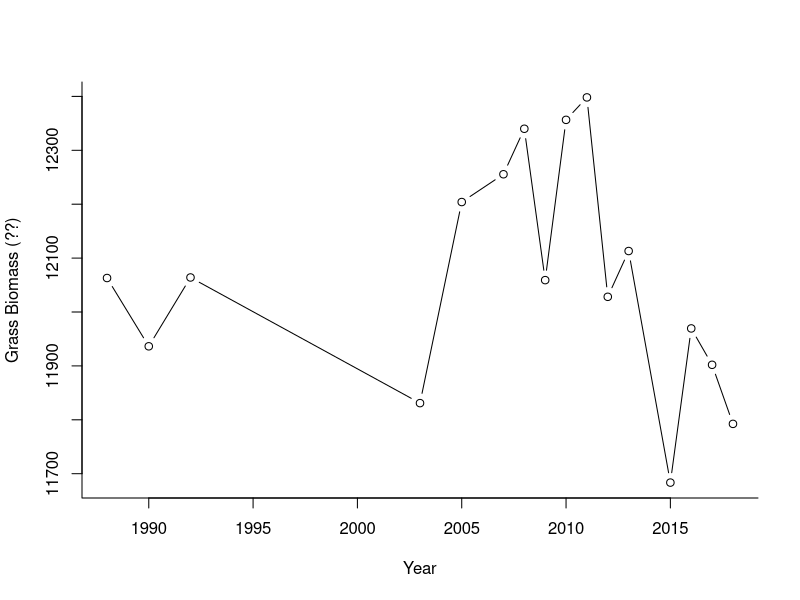
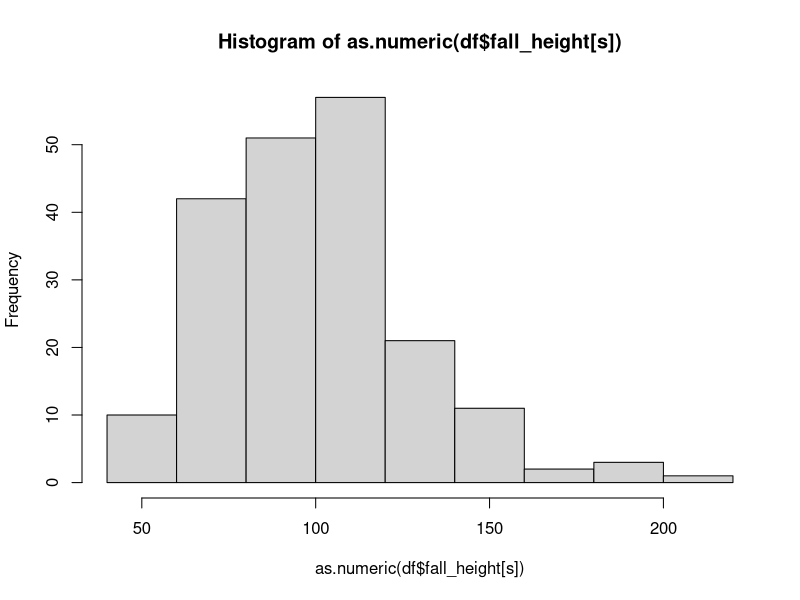
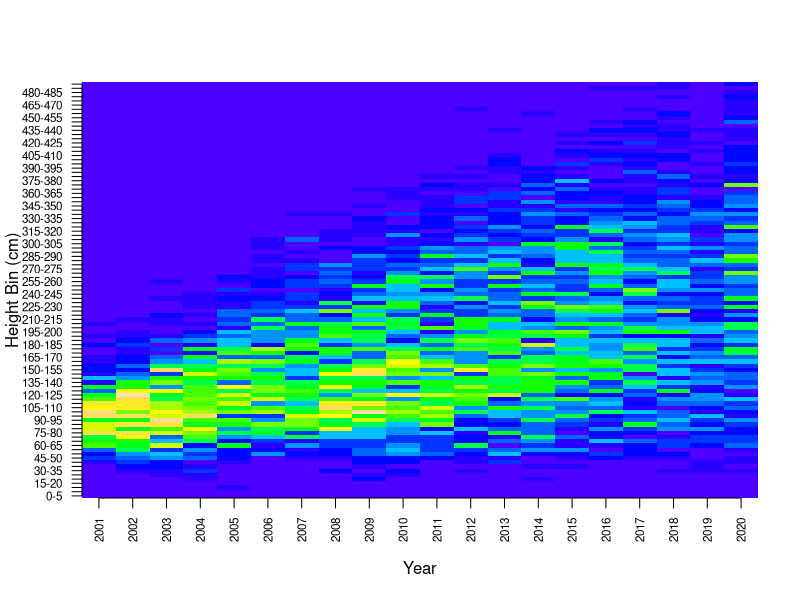
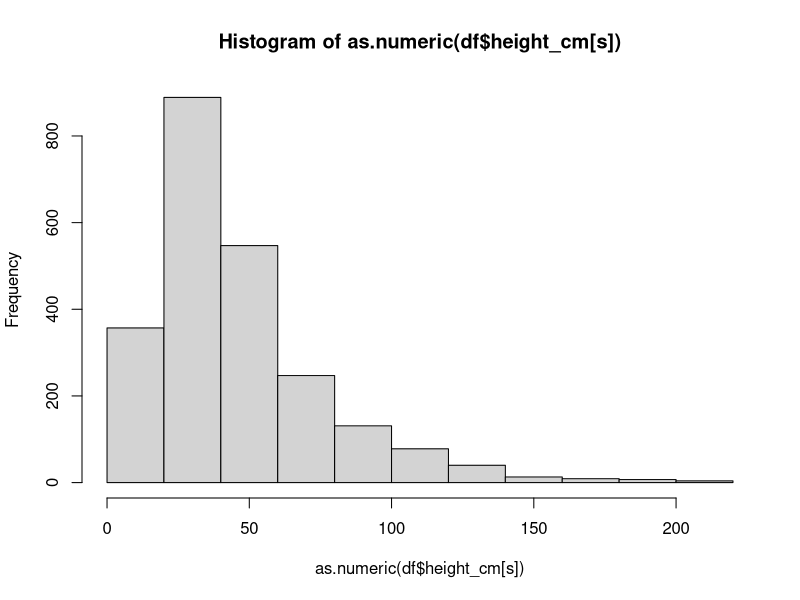
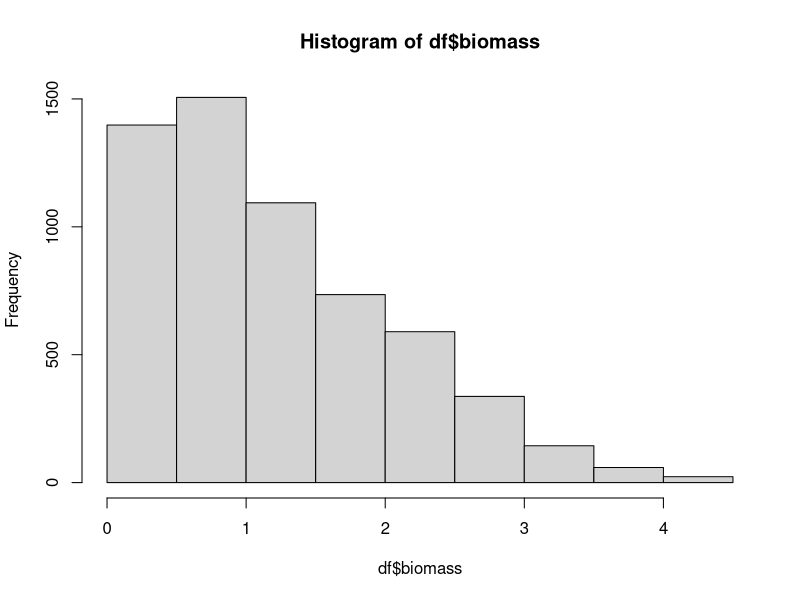
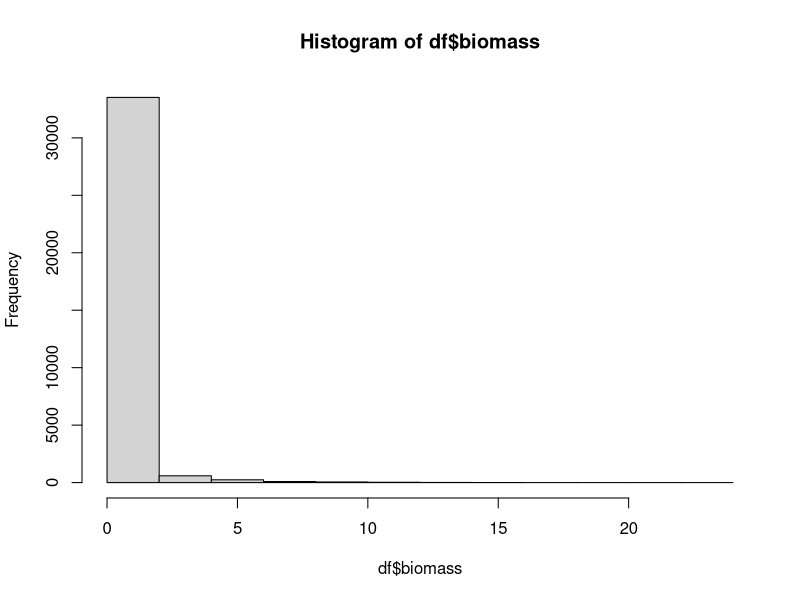
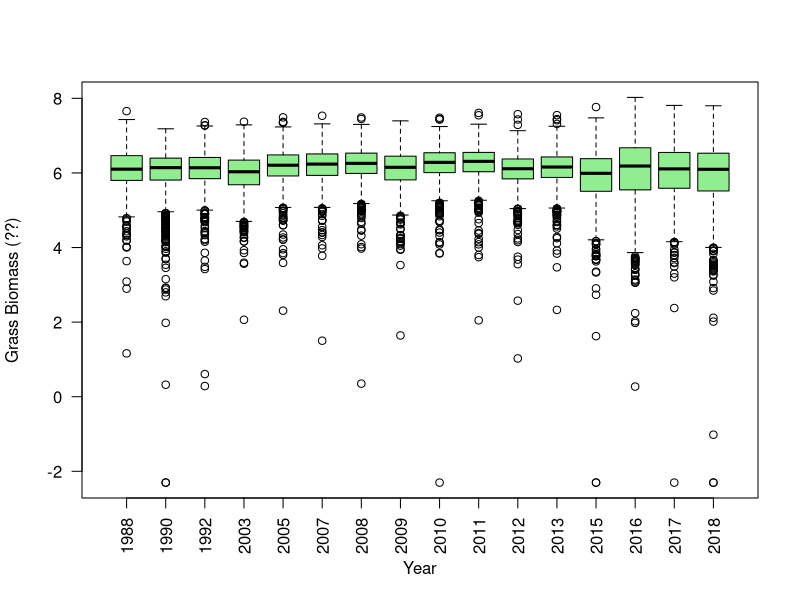
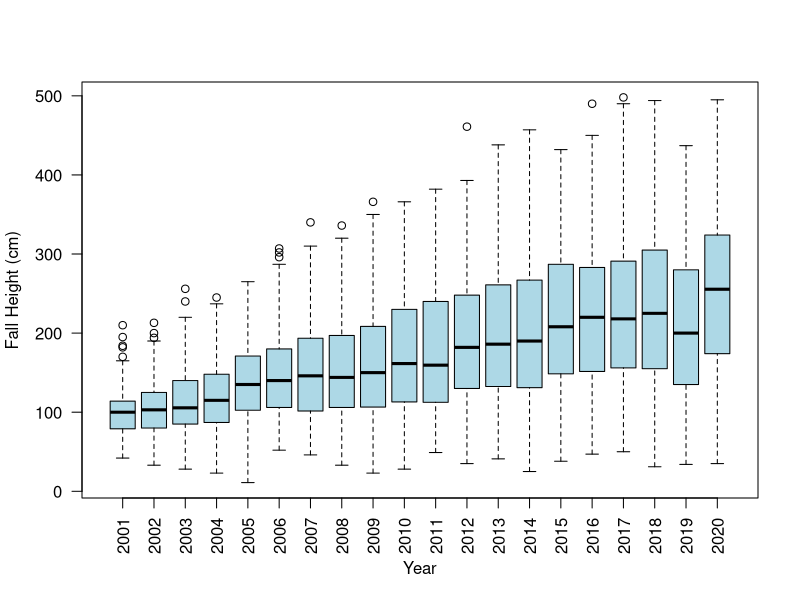

Generate these figures, in order, with R: (Note: this script raises an error after producing the figures.)
##############
## INITIATE ##
##############

## Load packages
library(readxl)

## Script label
SCRIPT_LABEL = "A1"
FIG_RES = 300
FIG_WID = 6
FIG_HEI = 6
SAVE_FIG = T
START_YEAR = 1996

## Graphical parameters
par(bty='l')

#
###

######################################
## FORMAT GRASS BIOMASS TIME SERIES ##
######################################

## LOAD AND CHECK

## Load a specific sheet by name
df = data.frame(read_excel("data/master-v2025-05-15-17-06.xlsx", sheet = "grass-biomass"))

# Ensure correct data types
df$year <- as.factor(df$year)
df$biomass <- as.numeric(df$biomass)

## FIGURE
file_name = paste("A1-outputs/", SCRIPT_LABEL, "-fig-grass-biomass-time-series.png", sep="")
if (SAVE_FIG) png(file_name, width=FIG_WID, height=FIG_HEI, res=FIG_RES, units="in")
boxplot(biomass ~ year, data = df,
        xlab = "Year",
        ylab = "Grass Biomass (??)",
        las = 2,         # Rotate x-axis labels
        col = "lightgreen")
if (SAVE_FIG) dev.off()

## SUM FOR EACH YEAR

## Information
length(unique(df$cell)) # 1978 pixels
length(unique(df$year)) # 16 years

## Ensure correct data types
df$year <- as.numeric(as.character(df$year))
head(df$year)

## Compute biomass time series across all cells for each year
biomass_sum_by_year = aggregate(biomass ~ year, data = df, sum)

## Plot
plot(biomass_sum_by_year$year, biomass_sum_by_year$biomass, type='b', xlab='Year', ylab='Grass Biomass (??)', bty='l')

#
###

######################################
## FORMAT WILLOW HEIGHT TIME SERIES ##
######################################

## LOAD AND CHECK DATA

## Load a specific sheet by name
df = data.frame(read_excel("data/master-v2025-05-15-17-06.xlsx", sheet = "willow-heights"))

## Check data
head(df)

## Visualise distribution for single year
s = (df$year == "2001")
length(s)
hist(as.numeric(df$fall_height[s]))

# Ensure year is treated as a factor or sorted
df$year <- as.factor(df$year)

# Convert fall_height to numeric in case it's not already
df$fall_height <- as.numeric(df$fall_height)

## FIGURE
file_name = paste("A1-outputs/", SCRIPT_LABEL, "-fig-willow-height-time-series.png", sep="")
if (SAVE_FIG) png(file_name, width=FIG_WID, height=FIG_HEI, res=FIG_RES, units="in")
boxplot(fall_height ~ year, data = df,
        xlab = "Year",
        ylab = "Fall Height (cm)",
        # main = "Time Series of Willow Fall Heights",
        las = 2,         # Rotate x-axis labels for readability
        col = "lightblue")
if (SAVE_FIG) dev.off()

## COMPUTE DISTRIBUTION TIME SERIES

# Ensure numeric
df$fall_height <- as.numeric(df$fall_height)
df$year <- as.character(df$year)

# Define height bins
bins <- seq(0, ceiling(max(df$fall_height, na.rm = TRUE)), by = 5)
bin_labels <- paste(head(bins, -1), bins[-1], sep = "-")
years <- sort(unique(df$year))

# Build count matrix
mat <- sapply(years, function(y) {
  h <- df$fall_height[df$year == y]
  tab <- table(cut(h, breaks = bins, labels = bin_labels, include.lowest = TRUE))
  as.numeric(tab[bin_labels])  # ensure consistent order
})
rownames(mat) <- bin_labels

# Plot
image(1:ncol(mat), 1:nrow(mat), t(mat), axes = FALSE, col = topo.colors(100),
      xlab = "Year", ylab = "Height Bin (cm)")

# Axes
axis(1, at = 1:ncol(mat), labels = years, las = 2, cex.axis = 0.7)
axis(2, at = 1:nrow(mat), labels = rownames(mat), las = 2, cex.axis = 0.7)

#
###

#####################################
## FORMAT ASPEN HEIGHT TIME SERIES ##
#####################################

## LOAD AND CHECK DATA

## Load a specific sheet by name
df = data.frame(read_excel("data/master-v2025-05-15-17-06.xlsx", sheet = "aspen-heights"))

## Check data
head(df)

## Visualise distribution for single year
s = (df$year == "2001")
length(s)
hist(as.numeric(df$height_cm[s]))

# Ensure year is treated as a factor or sorted
df$year <- as.factor(df$year)

# Convert fall_height to numeric in case it's not already
df$height_cm <- as.numeric(df$height_cm)

## FIGURE
file_name = paste("A1-outputs/", SCRIPT_LABEL, "-fig-aspen-height-time-series.png", sep="")
if (SAVE_FIG) png(file_name, width=FIG_WID, height=FIG_HEI, res=FIG_RES, units="in")
boxplot(height_cm ~ year, data = df,
        xlab = "Year",
        ylab = "Height (cm)",
        # main = "Time Series of Willow Fall Heights",
        las = 2,         # Rotate x-axis labels for readability
        col = "lightblue")
if (SAVE_FIG) dev.off()

#
###

############################
## FORMAT ELK TIME SERIES ##
############################

## LOAD AND CHECK DATA

## Load a specific sheet by name
df = data.frame(read_excel("data/master-v2025-05-15-17-06.xlsx", sheet = "elk-counts-uncorrected"))

## Check data
head(df)

## FIGURE
file_name = paste("A1-outputs/", SCRIPT_LABEL, "-fig-elk-counts-time-series.png", sep="")
if (SAVE_FIG) png(file_name, width=FIG_WID, height=FIG_HEI, res=FIG_RES, units="in")
plot(df$year, df$northern_YNP_count, type="b", xlab="Year", ylab="Counts", bty='l')
if (SAVE_FIG) dev.off()

#
###

##############################
## FORMAT BISON TIME SERIES ##
##############################

## LOAD AND CHECK DATA

## Load a specific sheet by name
df = data.frame(read_excel("data/master-v2025-05-15-17-06.xlsx", sheet = "bison-counts"))

## Check data
head(df)

## FIGURE
file_name = paste("A1-outputs/", SCRIPT_LABEL, "-fig-bison-counts-time-series.png", sep="")
if (SAVE_FIG) png(file_name, width=FIG_WID, height=FIG_HEI, res=FIG_RES, units="in")
plot(df$year, df$northern_YNP_count, type="b", xlab="Year", ylab="Counts", bty='l')
if (SAVE_FIG) dev.off()

#
###

#############################
## FORMAT WOLF TIME SERIES ##
#############################

## LOAD AND CHECK DATA

## Load a specific sheet by name
df = data.frame(read_excel("data/master-v2025-05-15-17-06.xlsx", sheet = "wolf-counts"))

## Check data
head(df)

## FIGURE
file_name = paste("A1-outputs/", SCRIPT_LABEL, "-fig-wolf-counts-time-series.png", sep="")
if (SAVE_FIG) png(file_name, width=FIG_WID, height=FIG_HEI, res=FIG_RES, units="in")
plot(df$year, df$northern_YNP_count, type="b", xlab="Year", ylab="Counts", bty='l')
if (SAVE_FIG) dev.off()

#
###

###############################
## FORMAT COUGAR TIME SERIES ##
###############################

## LOAD AND CHECK DATA

## Load a specific sheet by name
df = data.frame(read_excel("data/master-v2025-05-15-17-06.xlsx", sheet = "cougar-counts"))

## Check data
head(df)

## FIGURE
file_name = paste("A1-outputs/", SCRIPT_LABEL, "-fig-cougar-counts-time-series.png", sep="")
if (SAVE_FIG) png(file_name, width=FIG_WID, height=FIG_HEI, res=FIG_RES, units="in")
plot(df$year, df$northern_YNP_count, type="b", xlab="Year", ylab="Counts")
if (SAVE_FIG) dev.off()

#
###

####################################
## WILLOW HEIGHT TO BIOMASS MODEL ##
####################################

## Height (m) to biomass (kg)
height_to_biomass_willow = function(x, a = -0.459, b = 0.782) {
  height_to_above_ground_biomass_ = (a + b * x ) # (Mosseler et al. 2016, p. 103(7), Table 5)
  height_to_biomass_ = height_to_above_ground_biomass_ * 1.3 # Correcting for below ground biomass (Atchley 1989, p. 41(53), Table 8)
  return(height_to_biomass_)
}

## Convert height (m) to biomass (kg) in willow
df = data.frame(read_excel("data/master-v2025-05-15-17-06.xlsx", sheet = "willow-heights"))
df$calendar_year <- as.factor(df$calendar_year)
df$fall_height <- as.numeric(df$fall_height)
df$biomass <- height_to_biomass_willow(df$fall_height * 0.01) # kg(cm) -> kg(m)
s = which(df$biomass < 0)
length(s)/length(df$biomass) # 181/6043 too small for model
df$biomass[s] = 0
hist(df$biomass)

#
###

#############################
## ASPEN HEIGHT TO BIOMASS ##
#############################

## Ratio height-to-diameter (cm to cm)
rho = mean(c(1318, 1712, 1328)/c(12.7, 16.5, 11.5)) # H/D ratio (Bella et al. 1980, p. 6(12), Table 1)
# [1] 107.6718

## Diameter (cm) to biomass (g) (Bella et al. 1980)
diameter_to_biomass = function(D, a = -0.80319, b = 0.936736, rho = 107.6718) {
  height_to_above_ground_biomass_ = exp(a + b * log(D^3 * rho)) # Regression model (Bella et al. 1980, p. 8, Table 3, row "Y5")
  height_to_biomass_ = height_to_above_ground_biomass_ * 1.2 # With scaling by 1.2 for below ground biomass (Liepins et al. 2017, p. 63(7), Fig. 3)
  return(height_to_biomass_)
}

## Height (cm) to biomass (g) (Bella et al. 1980)
height_to_biomass_aspen = function(H, a = -0.80319, b = 0.936736, rho = 107.6718) {
  height_to_above_ground_biomass_ = exp(a + b * (3 * log(H) - 2 * log(rho))) # (Bella et al. 1980, p. 8, Table 3, row "Y5")
  height_to_biomass_ = height_to_above_ground_biomass_ * 1.2 # With scaling by 1.2 for below ground biomass (Liepins et al. 2017, p. 63(7), Fig. 3)
  return(height_to_biomass_)
}

## Convert height (cm) to biomass (kg) in aspen
df = data.frame(read_excel("data/master-v2025-05-15-17-06.xlsx", sheet = "aspen-heights"))
df$calendar_year <- as.factor(df$calendar_year)
df$height <- as.numeric(df$height)
df$biomass <- height_to_biomass_aspen(df$height)/1000 # g(cm) --> kg(cm)
hist(df$biomass)

#
###

###################
## COMBINED PLOT ##
###################

## Initiate time series
time_series_inference = NULL
ref_years = seq(START_YEAR, 2025, 1)
time_series_inference = cbind(time_series_inference, ref_years)
time_series_inference = cbind(0:(nrow(time_series_inference)-1), time_series_inference)

## FIGURE
file_name = paste("A1-outputs/", SCRIPT_LABEL, "-fig-all-time-series.png", sep="")
if (SAVE_FIG) png(file_name, width=FIG_WID, height=FIG_HEI*2, res=FIG_RES, units="in")
par(mfrow=c(7,1), mar=c(4,4,1,1), bty='l')

## Grass
df = data.frame(read_excel("data/master-v2025-05-15-17-06.xlsx", sheet = "grass-biomass"))
sum_by_year = aggregate(biomass ~ calendar_year, data = df, sum)
s = (sum_by_year$calendar_year >= START_YEAR)
year = sum_by_year$calendar_year[s]
count = sum_by_year$biomass[s] * 1.12085 * 1900 * 100 # lbs/acre --> kg/ha --> kg for total study area (Smith et al. 2023, p. 246(2))
plot(year, count, type='b', xlim=c(START_YEAR, 2025), xlab="Year", ylab='Total Biomass (kg)')

## Collect
s = match(ref_years, year)
time_series_inference = cbind(time_series_inference, count[s])

## Willow
df = data.frame(read_excel("data/master-v2025-05-15-17-06.xlsx", sheet = "willow-heights"))
df$calendar_year <- as.factor(df$calendar_year)
df$fall_height <- as.numeric(df$fall_height)
height_to_biomass = function(x) (-0.459 + 0.782 * x ) * 1.3
df$biomass <- height_to_biomass_willow(df$fall_height * 0.01)
s = which(df$biomass < 0); df$biomass[s] = 0
sum_by_year = aggregate(biomass ~ calendar_year, data = df, mean) # E[Z_willow]
sum_by_year$calendar_year <- as.numeric(as.character(sum_by_year$calendar_year))
s = (sum_by_year$calendar_year >= START_YEAR)
year = sum_by_year$calendar_year[s]
count = sum_by_year$biomass[s]
plot(year, count, type='b', xlim=c(START_YEAR, 2025), xlab="Year", ylab='Mean p.c. Biomass (kg)')

## Collect
s = match(ref_years, year)
time_series_inference = cbind(time_series_inference, count[s])

## Aspen
df = data.frame(read_excel("data/master-v2025-05-15-17-06.xlsx", sheet = "aspen-heights"))
df$calendar_year <- as.factor(df$calendar_year)
df$height_cm <- as.numeric(df$height_cm)
df$biomass <- height_to_biomass_aspen(df$height_cm)/1000 # g(cm) --> kg(cm)
sum_by_year = aggregate(biomass ~ calendar_year, data = df, mean) # E[Z_aspen]
sum_by_year$calendar_year <- as.numeric(as.character(sum_by_year$calendar_year))
s = (sum_by_year$calendar_year >= START_YEAR)
year = sum_by_year$calendar_year[s]
count = sum_by_year$biomass[s]
plot(year, count, type='b', xlim=c(START_YEAR, 2025), xlab="Year", ylab='Mean p.c. Biomass (kg)')

## Collect
s = match(ref_years, year)
time_series_inference = cbind(time_series_inference, count[s])

## Load a specific sheet by name
df = data.frame(read_excel("data/master-v2025-05-15-17-06.xlsx", sheet = "elk-counts-uncorrected"))
s = which(df$calendar_year >= START_YEAR)
year = df$calendar_year[s]
count = df$northern_YNP_count[s]
plot(year, count, type='b', xlim=c(START_YEAR, 2025), xlab="Year", ylab='Count')

## Collect
s = match(ref_years, year)
time_series_inference = cbind(time_series_inference, count[s])

## Load a specific sheet by name
df = data.frame(read_excel("data/master-v2025-05-15-17-06.xlsx", sheet = "bison-counts"))
s = which(df$calendar_year >= START_YEAR)
year = df$calendar_year[s]
count = df$northern_YNP_count[s]
plot(year, count, type='b', xlim=c(START_YEAR, 2025), xlab="Year", ylab='Count')

## Collect
s = match(ref_years, year)
time_series_inference = cbind(time_series_inference, count[s])

## Load a specific sheet by name
df = data.frame(read_excel("data/master-v2025-05-15-17-06.xlsx", sheet = "wolf-counts"))
s = which(df$calendar_year >= START_YEAR)
year = df$calendar_year[s]
count = df$northern_YNP_count[s]
plot(year, count, type='b', xlim=c(START_YEAR, 2025), xlab="Year", ylab='Count')

## Collect
s = match(ref_years, year)
time_series_inference = cbind(time_series_inference, count[s])

## Load a specific sheet by name
df = data.frame(read_excel("data/master-v2025-05-15-17-06.xlsx", sheet = "cougar-counts"))
s = which(df$calendar_year >= START_YEAR)
year = df$calendar_year[s]
count = df$northern_YNP_count[s]
plot(year, count, type='b', xlim=c(START_YEAR, 2025), xlab="Year", ylab='Count')

## Collect
s = match(ref_years, year)
time_series_inference = cbind(time_series_inference, count[s])

par(mfrow=c(1,1))
dev.off()

## Save table
colnames(time_series_inference) = c("time_step","year","biomass_grass", "mean_biomass_willow", "mean_biomass_aspen", "count_elk", "count_bison", "count_wolf", "count_cougar")
file_name = paste("A1-outputs/", SCRIPT_LABEL, "-tab-all-time-series.csv", sep="")
write.csv(x = time_series_inference, file = file_name, row.names = F)

#
###

###########################
## COMPACT VISUALISATION ##
###########################

## FIGURE
file_name = paste("A1-outputs/", SCRIPT_LABEL, "-fig-all-time-series-pairwise.png", sep="")
if (SAVE_FIG) png(file_name, width=FIG_WID, height=FIG_HEI, res=FIG_RES, units="in")
#
labels = c("G", "Wi", "A", "E", "B", "W", "C")
colvect = rev(rainbow(31, start=0.0, end=0.5))[time_series_inference[,1]+1]
par(mfrow=c(7,7), mar=c(1,1,1,1)*.2, bty="o")
#
for (i in 1:7){
  for (j in 1:7){
    if (i == j)
    {
      plot(-1:1, -1:1, xaxt="n", yaxt="n", cex=0)
      text(x=0, y=0, labels=labels[i], cex=2)
    } else {
      plot(time_series_inference[,j+2], time_series_inference[,i+2], type="l", xaxt="n", yaxt="n")
      points(time_series_inference[,j+2], time_series_inference[,i+2], col=colvect, pch=16)
    }
  }
}
#
par(mfrow=c(1,1))
if (SAVE_FIG) dev.off()
  
#
###